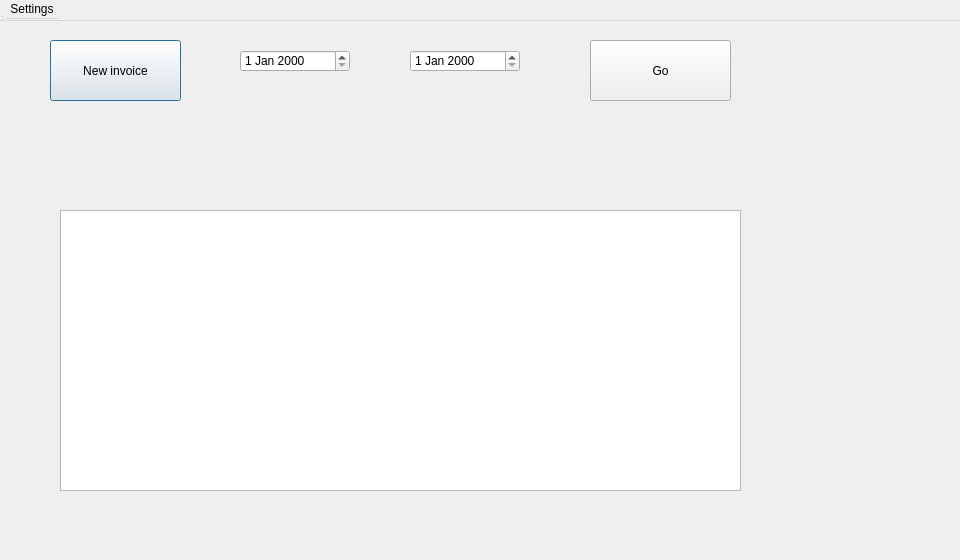
<?xml version="1.0" encoding="UTF-8"?>
<ui version="4.0">
 <class>Invoices</class>
 <widget class="QDialog" name="Invoices">
  <property name="geometry">
   <rect>
    <x>0</x>
    <y>0</y>
    <width>960</width>
    <height>560</height>
   </rect>
  </property>
  <property name="windowTitle">
   <string>Invoices</string>
  </property>
  <widget class="QWidget" name="centralwidget">
   <widget class="QPushButton" name="pushButton">
    <property name="geometry">
     <rect>
      <x>50</x>
      <y>40</y>
      <width>131</width>
      <height>61</height>
     </rect>
    </property>
    <property name="text">
     <string>New invoice</string>
    </property>
   </widget>
   <widget class="QDateEdit" name="dateEdit">
    <property name="geometry">
     <rect>
      <x>240</x>
      <y>50</y>
      <width>110</width>
      <height>22</height>
     </rect>
    </property>
   </widget>
   <widget class="QDateEdit" name="dateEdit_2">
    <property name="geometry">
     <rect>
      <x>410</x>
      <y>50</y>
      <width>110</width>
      <height>22</height>
     </rect>
    </property>
   </widget>
   <widget class="QPushButton" name="pushButton_2">
    <property name="geometry">
     <rect>
      <x>590</x>
      <y>40</y>
      <width>141</width>
      <height>61</height>
     </rect>
    </property>
    <property name="text">
     <string>Go</string>
    </property>
   </widget>
   <widget class="QTableView" name="tableView">
    <property name="geometry">
     <rect>
      <x>60</x>
      <y>210</y>
      <width>681</width>
      <height>281</height>
     </rect>
    </property>
   </widget>
  </widget>
  <widget class="QMenuBar" name="menubar">
   <property name="geometry">
    <rect>
     <x>0</x>
     <y>0</y>
     <width>960</width>
     <height>21</height>
    </rect>
   </property>
   <widget class="QMenu" name="menuInvoices">
    <property name="title">
     <string>Settings</string>
    </property>
   </widget>
   <addaction name="menuInvoices"/>
  </widget>
  <widget class="QStatusBar" name="statusbar"/>
 </widget>
 <resources/>
 <connections/>
</ui>
